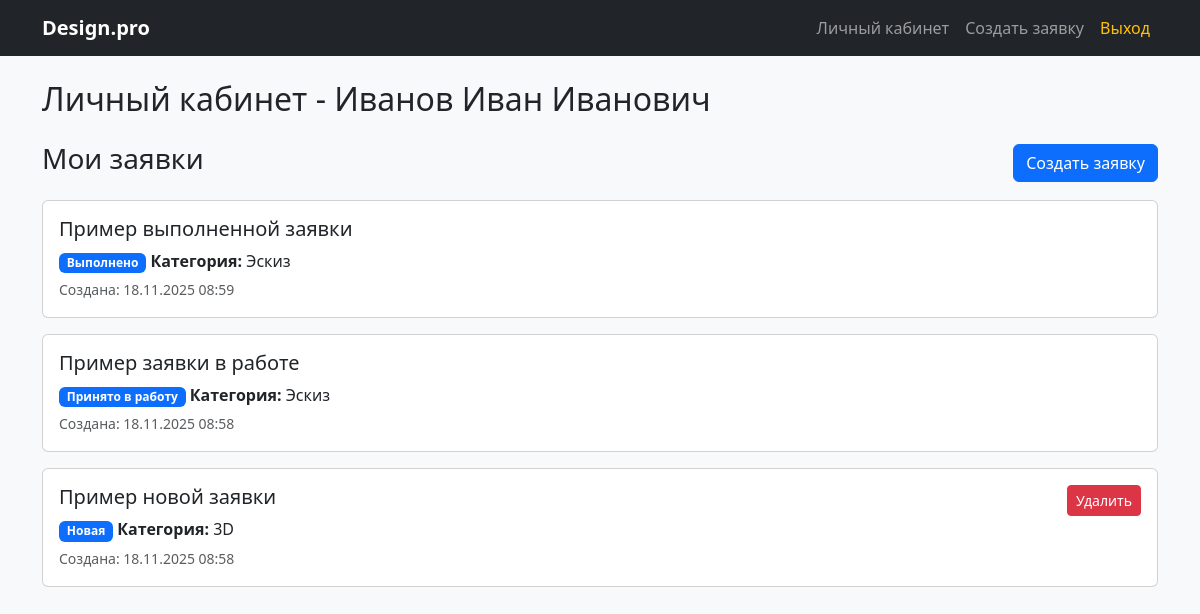
Before: /profile/ (signed in) with the older database file.
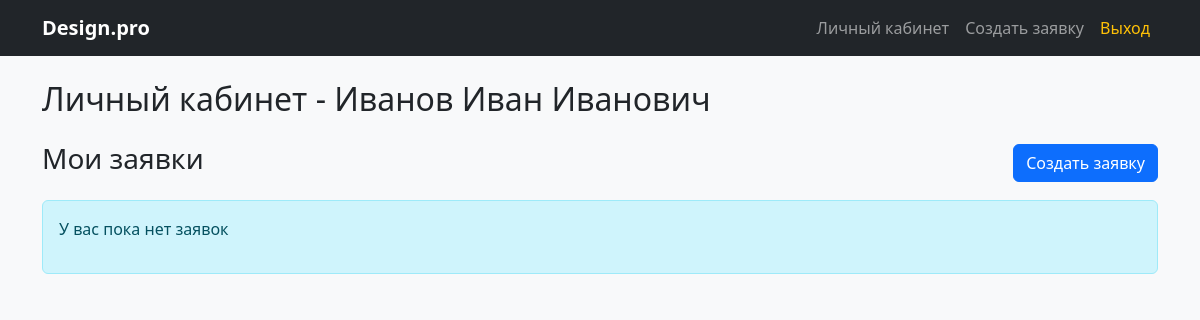
After: the same page with the newer database file.
### design_app/models.py (models this page shows, shortened)
class CustomUser(AbstractUser):
    fio = models.CharField(verbose_name='ФИО')
    email = models.EmailField(unique=True, verbose_name='Email')
    class Meta:
        verbose_name = 'Пользователь'
        verbose_name_plural = 'Пользователи'

class DesignRequest(models.Model):
    STATUS_CHOICES = [
        ('new', 'Новая'),
        ('accepted', 'Принято в работу'),
        ('completed', 'Выполнено'),
    ]
    user = models.ForeignKey(
        CustomUser,
        on_delete=models.CASCADE,
        verbose_name='Пользователь',
        related_name='design_requests'
    )
    title = models.CharField(verbose_name='Название заявки')
    description = models.TextField(verbose_name='Описание заявки')
    category = models.ForeignKey(
        DesignCategory,
        on_delete=models.CASCADE,
        verbose_name='Категория'
    )
    image = models.ImageField(
        upload_to='request_images/',
        verbose_name='Изображение помещения'
    )
    status = models.CharField(
        max_length=20,
        choices=STATUS_CHOICES,
        default='new',
        verbose_name='Статус заявки'
    )
    created_at = models.DateTimeField(auto_now_add=True, verbose_name='Дата создания')
    admin_comment = models.TextField(
        blank=True,
        verbose_name='Комментарий администратора'
    )
    design_image = models.ImageField(
        upload_to='design_images/',
        blank=True,
        null=True,
        verbose_name='Изображение дизайна'
    )
    def can_be_deleted(self):
        return self.status == 'new'
    class Meta:
        verbose_name = 'Заявка на дизайн'
        verbose_name_plural = 'Заявки на дизайн'
        ordering = ['-created_at']

class DesignCategory(models.Model):
    name = models.CharField(verbose_name='Название категории')
    class Meta:
        verbose_name = 'Категория дизайна'
        verbose_name_plural = 'Категории дизайна'

### design_app/views.py (the view)
# urls.py: path('profile/', views.profile_view, name='profile'),
@login_required
def profile_view(request):
    if request.user.is_staff:
        return redirect('design_app:admin_dashboard')
    user_requests = DesignRequest.objects.filter(user=request.user)
    return render(request, 'design_app/profile.html', {'user_requests': user_requests})

### design_app/templates/design_app/profile.html (shortened to what this page needs)
{% extends 'base.html' %}
{% load django_bootstrap5 %}
{% block content %}
<section>
    <header class="mb-4">
        <h2>Личный кабинет - {{ user.fio }}</h2>
    </header>
    <section>
        <header class="d-flex justify-content-between align-items-center mb-3">
            <h3>Мои заявки</h3>
            <a href="{% url 'design_app:create_request' %}" class="btn btn-primary">Создать заявку</a>
        </header>
        {% if user_requests %}
            {% for request in user_requests %}
            <article class="card mb-3">
                <div class="card-body">
                    <div class="d-flex justify-content-between align-items-start">
                        <div>
                            <h4 class="card-title h5">{{ request.title }}</h4>
                            <p class="card-text mb-1">
                                <span class="badge bg-primary">{{ request.get_status_display }}</span>
                                <strong>Категория:</strong> {{ request.category.name }}
                            </p>
                            <p class="card-text mb-0">
                                <small class="text-muted">Создана: {{ request.created_at|date:"d.m.Y H:i" }}</small>
                            </p>
                        </div>
                        {% if request.can_be_deleted %}
                        <form method="post" action="{% url 'design_app:delete_request' request.id %}">
                            <button type="submit" class="btn btn-danger btn-sm"
                                    onclick="return confirm('Удалить заявку?')">Удалить</button>
                        </form>
                        {% endif %}
                    </div>
                </div>
            </article>
            {% endfor %}
        {% else %}
            <div class="alert alert-info">
                <p>У вас пока нет заявок</p>
            </div>
        {% endif %}
    </section>
</section>
{% endblock %}

### design_app/templates/base.html (shortened to what this page needs)
<!DOCTYPE html>
<html lang="ru">
<head>
    {% load django_bootstrap5 %}
    {% bootstrap_css %}
</head>
<body class="bg-light">
    <nav class="navbar navbar-expand-lg navbar-dark bg-dark">
        <div class="container">
            <a class="navbar-brand fw-bold" href="{% url 'design_app:index' %}">Design.pro</a>
                <ul class="navbar-nav">
                    {% if user.is_authenticated %}
                        {% if user.is_staff %}
                            <li class="nav-item dropdown">
                                <a class="nav-link dropdown-toggle" href="#" role="button" data-bs-toggle="dropdown">
                                    Панель управления
                                </a>
                                <ul class="dropdown-menu">
                                    <li><a class="dropdown-item" href="{% url 'design_app:admin_dashboard' %}">Дашборд</a></li>
                                    <li><a class="dropdown-item" href="{% url 'design_app:admin_requests' %}">Все заявки</a></li>
                                    <li><a class="dropdown-item" href="{% url 'design_app:manage_categories' %}">Управление категориями</a></li>
                                </ul>
                            </li>
                        {% else %}
                            <li class="nav-item">
                                <a class="nav-link" href="{% url 'design_app:profile' %}">Личный кабинет</a>
                            </li>
                            <li class="nav-item">
                                <a class="nav-link" href="{% url 'design_app:create_request' %}">Создать заявку</a>
                            </li>
                        {% endif %}
                        <li class="nav-item">
                            <a class="nav-link text-warning" href="{% url 'design_app:logout' %}">
                                Выход
                            </a>
                        </li>
                    {% endif %}
                </ul>
            </div>
    </nav>
    <main class="container mt-4">
        {% block content %}
        {% endblock %}
    </main>
</body>
</html>

Changed rows visible on the page:
removed DesignRequest: title "Пример выполненной заявки", status "Выполнено", category.name "Эскиз", created_at "18.11.2025 08:59"
removed DesignRequest: title "Пример заявки в работе", status "Принято в работу", category.name "Эскиз", created_at "18.11.2025 08:58"
removed DesignRequest: title "Пример новой заявки", status "Новая", category.name "3D", created_at "18.11.2025 08:58", shows "Удалить"
Other visible differences:
text now shown: "У вас пока нет заявок"
